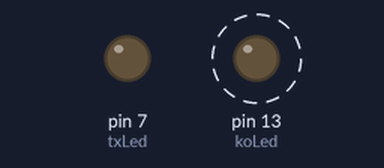
A sketch run on a simulated Arduino Uno, built with avr-gcc and run on an emulated ATmega328P. Parts: output pins drawn as LEDs (lit = HIGH). Dashed ring = blinking. What the sketch prints to the serial monitor is not drawn.

Above: at 0.15 s.
Timing chart, 0 to 3.0 s (numbered marks = the images above):
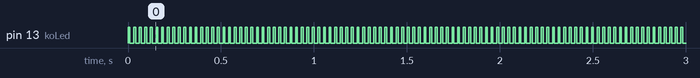

Measured:
- by itself, pin 13 (koLed): alternates HIGH for 0.01 s and LOW for 0.02 s

The sketch:

TestSoftwareSerial.ino
```cpp
#include <SoftwareSerial.h>


#define rxSerialPin 2  // RX PIN for Software Serial
#define txSerialPin 3  // TX PIN for Software Serial (unused)

#define txLed 7  // TX LED
#define koLed 13  // KO LED

// EDF Link
SoftwareSerial _edfLink(rxSerialPin, txSerialPin); // rx, tx pins

void setup() {
  Serial.begin(1200);
  Serial.println("--- SETUP ---");

  pinMode(txLed, OUTPUT);
  pinMode(koLed, OUTPUT);
  digitalWrite(txLed, LOW);
 digitalWrite(koLed, LOW);

  // Start Serial with EDF box
  _edfLink.begin(1200);

}

void loop() {


  int readV = _edfLink.read();

  if(readV<0)
  {
    flash(koLed);
  }
  else
  {
  // Turn LED On
    flash(txLed);
  }


}


void flash(int pin)
{
  digitalWrite(pin, HIGH);
  delay(10);
  digitalWrite(pin, LOW);
  delay(20);
}


void test1()
{
  int readV = _edfLink.read();

  if(readV >= 0)
  {
    // Turn LED On
    digitalWrite(txLed, HIGH);

    Serial.print("<-");
    Serial.write(readV);
    Serial.print("<-0x");
    Serial.print(readV, HEX);
    Serial.print("<-");
    Serial.print(readV, BIN);
    Serial.println("<-");


    _edfLink.write(readV);


    delay(100);

    // Turn LED Off
    digitalWrite(txLed, LOW);
  }
}
```
